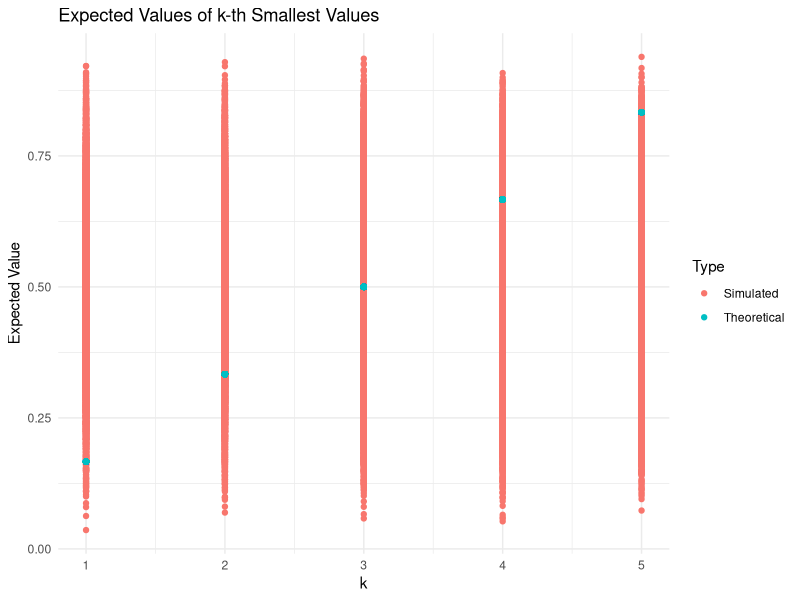

The R source for this figure:
# Number of simulations
n_sim <- 100000

# Generate samples of size 5 from the uniform distribution
samples <- replicate(n_sim, sort(runif(5)))

# Calculate the mean of the k-th smallest values (k = 1 to 5)
expected_values <- colMeans(samples)

# Theoretical expected values
theoretical_values <- 1:5 / 6

# Print results
results <- data.frame(
  k = 1:5,
  Simulated_Mean = expected_values,
  Theoretical_Mean = theoretical_values
)
print(results)

# Plot results for visualization
library(ggplot2)
ggplot(results, aes(x = k)) +
  geom_point(aes(y = Simulated_Mean, color = "Simulated")) +
  geom_point(aes(y = Theoretical_Mean, color = "Theoretical")) +
  labs(
    title = "Expected Values of k-th Smallest Values",
    x = "k",
    y = "Expected Value",
    color = "Type"
  ) +
  theme_minimal()